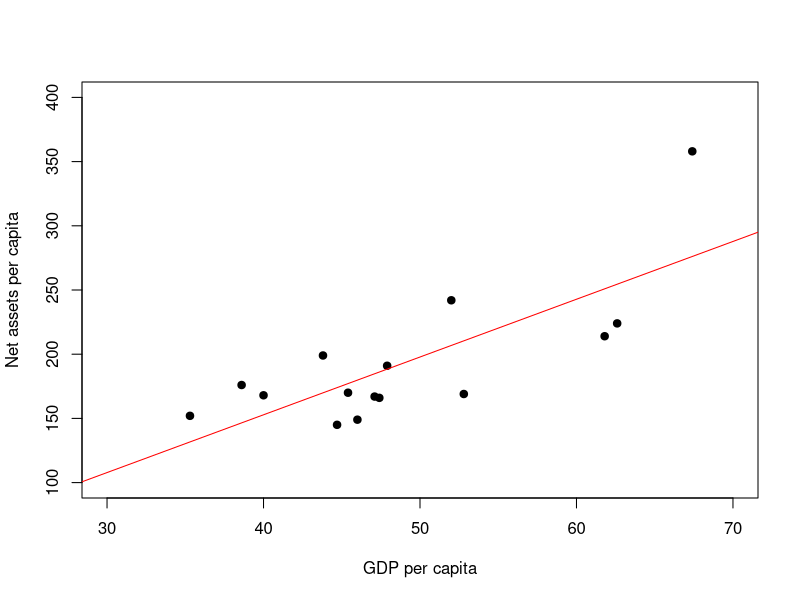

Source code (R):
#Correlation between the variables and the linear relationship.
wm <- read.csv("worldmarket.csv")
cor(wm$Assets,wm$GDP) #finds the correlation between the 2 variables.
plot(wm$GDP, wm$Assets, xlab = "GDP per capita", ylab = "Net assets per capita", xlim = c(30,70), ylim = c(100,400), pch= 19)
model1 <- lm(wm$Assets ~ wm$GDP, data = wm)#linear regression model.
abline(model1, col="red") #plots line showing linear relationship.
